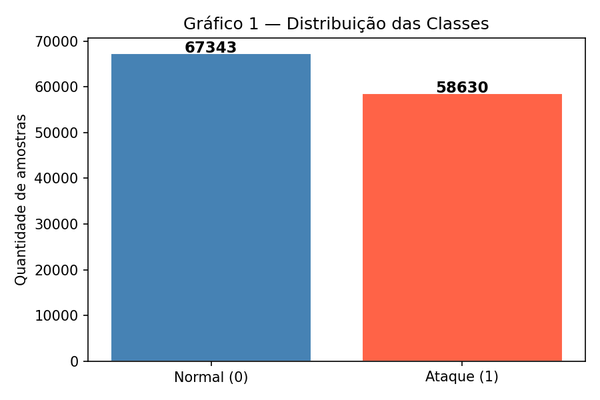
#> input picture article/figures/g1_distribuicao_classes.png, 600 x 400 px, shrunk from 900 x 600 before the run, found by its file name
$ jupyter execute --allow-errors apresentacao.ipynb
#> lines starting #> are read from the running program, lines starting #| are printed output that depends on the picture
### src/data/preprocessamento.py
# ============================================================
# preprocessamento.py
# Carregamento, limpeza e preparação do dataset NSL-KDD
# ============================================================

import pandas as pd
from sklearn.preprocessing import LabelEncoder, StandardScaler

# Nomes das 43 colunas (41 features + label + difficulty)
COLUNAS = [
    'duration', 'protocol_type', 'service', 'flag', 'src_bytes', 'dst_bytes',
    'land', 'wrong_fragment', 'urgent', 'hot', 'num_failed_logins', 'logged_in',
    'num_compromised', 'root_shell', 'su_attempted', 'num_root', 'num_file_creations',
    'num_shells', 'num_access_files', 'num_outbound_cmds', 'is_host_login',
    'is_guest_login', 'count', 'srv_count', 'serror_rate', 'srv_serror_rate',
    'rerror_rate', 'srv_rerror_rate', 'same_srv_rate', 'diff_srv_rate',
    'srv_diff_host_rate', 'dst_host_count', 'dst_host_srv_count',
    'dst_host_same_srv_rate', 'dst_host_diff_srv_rate', 'dst_host_same_src_port_rate',
    'dst_host_srv_diff_host_rate', 'dst_host_serror_rate', 'dst_host_srv_serror_rate',
    'dst_host_rerror_rate', 'dst_host_srv_rerror_rate', 'label', 'difficulty'
]

COLUNAS_CATEGORICAS = ['protocol_type', 'service', 'flag']


def carregar_dados(caminho_treino: str, caminho_teste: str):
    """
    Lê os arquivos TXT do NSL-KDD e retorna DataFrames brutos.
    """
    treino = pd.read_csv(caminho_treino, names=COLUNAS)
    teste  = pd.read_csv(caminho_teste,  names=COLUNAS)

    print(f"✅ Treino: {treino.shape[0]} amostras x {treino.shape[1]} colunas")
    print(f"✅ Teste:  {teste.shape[0]} amostras x {teste.shape[1]} colunas")

    # Verificação de valores faltantes
    faltantes = treino.isnull().sum().sum()
    if faltantes == 0:
        print("✅ Nenhum valor faltante encontrado!")
    else:
        print(f"⚠️  {faltantes} valores faltantes no treino!")

    return treino, teste


# [48 lines left out: functions criar_alvo_binario, preparar_dados, not called in this run]

### notebooks/apresentacao.ipynb
# Classificação de Tráfego de Rede — NSL-KDD

**Disciplina:** Machine Learning — AV2
**Docente:** Mateus Silva
**Instituição:** Faculdade de Petrolina — 2026

| Discente | Matrícula |

| Edmilson Breno R. Luna | 25009 |
| Francklin Leandro R. I. Bartilotti | 25039 |

## Objetivo

Comparar três algoritmos de Machine Learning para classificação de tráfego de rede como **Normal (0)** ou **Ataque (1)**, utilizando o dataset **NSL-KDD**.

- **Métrica primária:** F1-Score (justificado pelo desbalanceamento das classes)
- **Modelos:** Árvore de Decisão, Random Forest, KNN (k=5)
- **Validação:** Validação cruzada estratificada 5-fold + Teste de McNemar

## 1. Configuração do Ambiente

[cell 1]
import sys
import os
sys.path.insert(0, os.path.abspath('..'))
os.makedirs('../outputs', exist_ok=True)

import pandas as pd
import numpy as np
import matplotlib.pyplot as plt
import matplotlib.image as mpimg
import seaborn as sns
import sklearn
import statsmodels

print('✅ Bibliotecas carregadas com sucesso!')
print(f'   Python:       {sys.version.split()[0]}')
print(f'   pandas:       {pd.__version__}')
print(f'   numpy:        {np.__version__}')
print(f'   scikit-learn: {sklearn.__version__}')
print(f'   statsmodels:  {statsmodels.__version__}')

## 2. Carregamento e Descrição do Dataset

[cell 2]
from src.data.preprocessamento import carregar_dados, criar_alvo_binario, preparar_dados

#> (the rest of this cell did not finish here and is left out)

[cell 3]
print('=== VISÃO GERAL DO DATASET ===')
#> (the rest of this cell did not finish here and is left out)

[cell 4]
print('=== ESTATÍSTICAS DESCRITIVAS (features numéricas selecionadas) ===')
#> (the rest of this cell did not finish here and is left out)

## 3. Análise Exploratória de Dados (EDA)

Cinco visualizações para entender o dataset antes da modelagem.

> ⚠️ **Pré-requisito:** Os gráficos abaixo foram gerados pelo pipeline principal. Execute `python main.py` na raiz do projeto antes de rodar esta seção.

[cell 5]
# Gráfico 1 — Distribuição das Classes
img = mpimg.imread('../outputs/g1_distribuicao_classes.png')
#> img is the input picture: shape (400, 600, 4) float32; mean R, G, B, A 0.791, 0.716, 0.741, 1
plt.figure(figsize=(7, 5))
plt.imshow(img)
plt.axis('off')
plt.tight_layout()
plt.show()
print('💡 Distribuição moderadamente desbalanceada — justifica o uso do F1-Score.')

[cell 6]
# Gráfico 2 — Protocolo por Classe
img = mpimg.imread('../outputs/g2_protocolo.png')
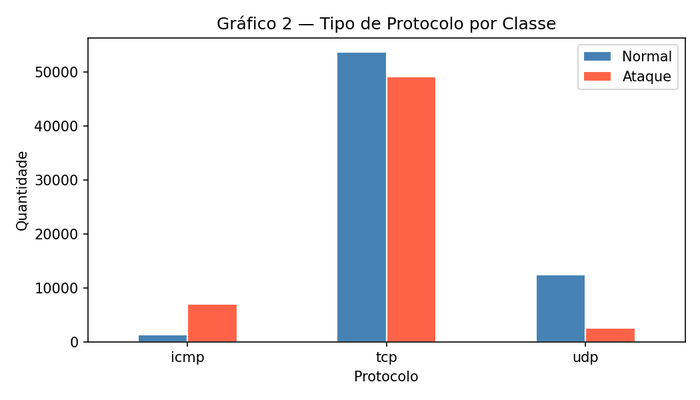
#> input picture article/figures/g2_protocolo.png, 700 x 400 px, shrunk from 1050 x 600 before the run, found by its file name
#> img is the input picture: shape (400, 700, 4) float32; mean R, G, B, A 0.935, 0.917, 0.923, 1
plt.figure(figsize=(8, 5))
plt.imshow(img)
plt.axis('off')
plt.tight_layout()
plt.show()
print('💡 Protocolo icmp é dominado por ataques — feature discriminativa relevante.')

[cell 7]
# Gráfico 3 — Distribuição de src_bytes
img = mpimg.imread('../outputs/g3_src_bytes.png')
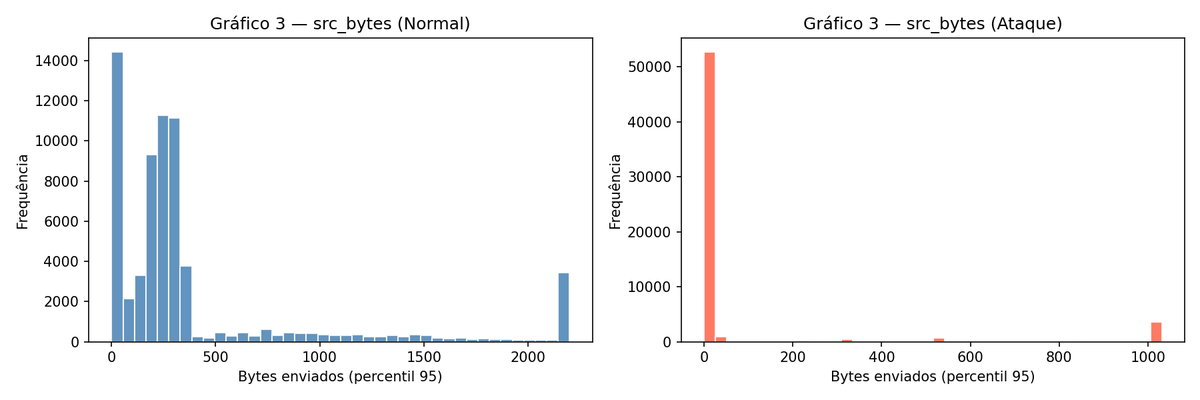
#> input picture article/figures/g3_src_bytes.png, 1200 x 400 px, shrunk from 1800 x 600 before the run, found by its file name
#> img is the input picture: shape (400, 1200, 4) float32; mean R, G, B, A 0.961, 0.963, 0.967, 1
plt.figure(figsize=(12, 5))
plt.imshow(img)
plt.axis('off')
plt.tight_layout()
plt.show()
print('💡 Padrão de bytes enviados difere significativamente entre Normal e Ataque.')

[cell 8]
# Gráfico 4 — Heatmap de Correlação
img = mpimg.imread('../outputs/g4_correlacao.png')
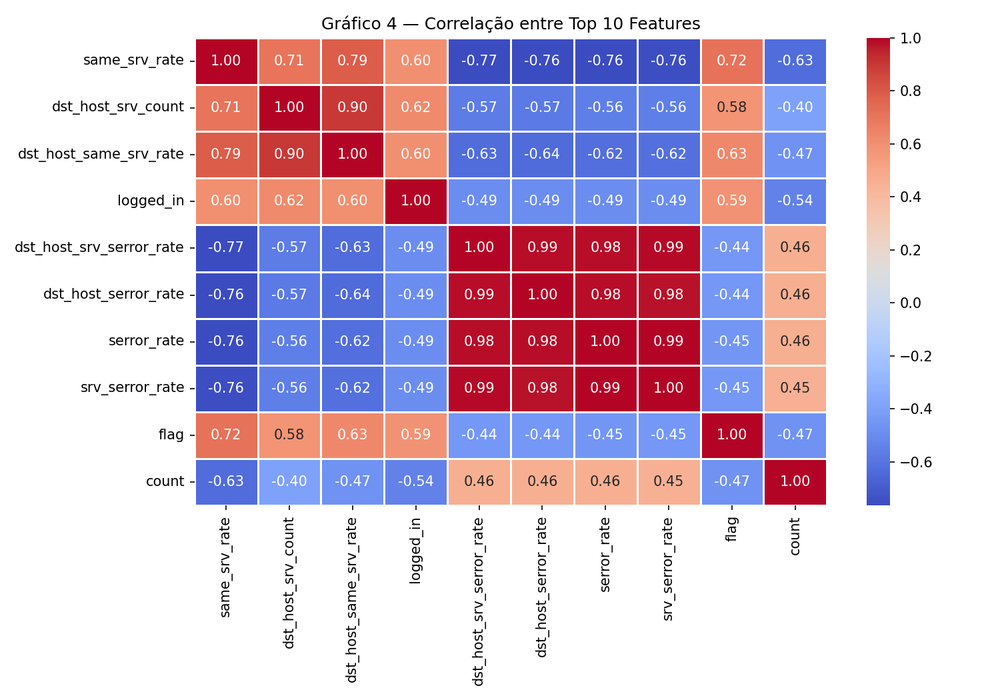
#> input picture article/figures/g4_correlacao.png, 1000 x 700 px, shrunk from 1500 x 1050 before the run, found by its file name
#> img is the input picture: shape (700, 1000, 4) float32; mean R, G, B, A 0.832, 0.755, 0.832, 1
plt.figure(figsize=(10, 8))
plt.imshow(img)
plt.axis('off')
plt.tight_layout()
plt.show()
print('💡 Top features correlacionadas com o alvo: src_bytes, dst_bytes, flag, logged_in.')

[cell 9]
# Gráfico 5 — Distribuição de dst_bytes
img = mpimg.imread('../outputs/g5_dst_bytes.png')
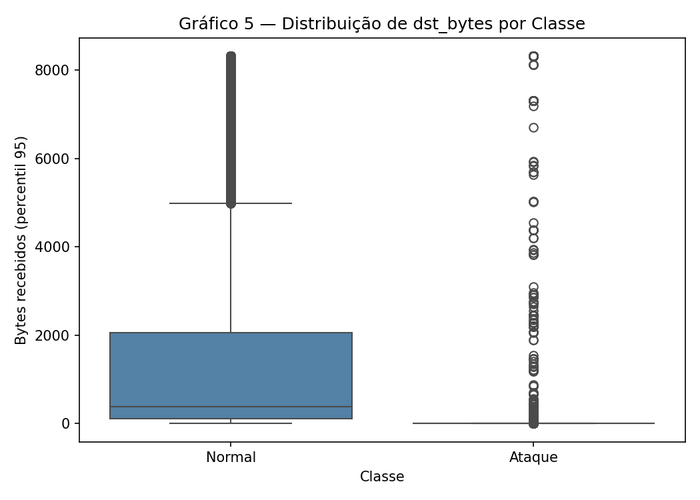
#> input picture article/figures/g5_dst_bytes.png, 700 x 500 px, shrunk from 1050 x 750 before the run, found by its file name
#> img is the input picture: shape (500, 700, 4) float32; mean R, G, B, A 0.935, 0.944, 0.953, 1
plt.figure(figsize=(8, 6))
plt.imshow(img)
plt.axis('off')
plt.tight_layout()
plt.show()
print('💡 Conexões normais tendem a receber mais bytes do destino que ataques.')
